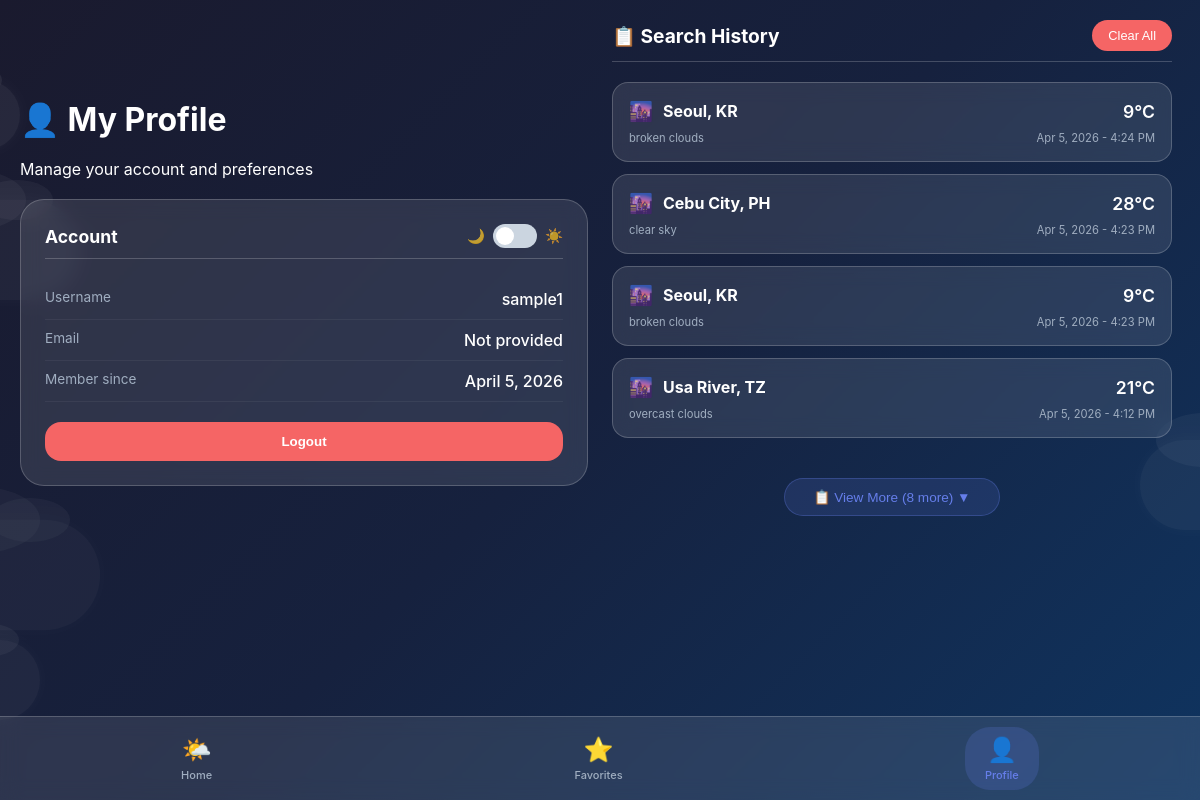
Screenshot of /profile/ (signed in) with the database file from the repository.
### weatherwise/models.py (models this page shows, shortened)
class WeatherSearch(models.Model):
    user = models.ForeignKey(User, on_delete=models.CASCADE, null=True, blank=True)
    city = models.CharField(max_length=100)
    country = models.CharField(max_length=100, blank=True)
    temperature = models.FloatField()
    feels_like = models.FloatField(null=True, blank=True)
    description = models.CharField(max_length=200)
    icon = models.CharField(max_length=10, blank=True)
    humidity = models.IntegerField()
    wind_speed = models.FloatField()
    pressure = models.IntegerField(null=True, blank=True)
    searched_at = models.DateTimeField(auto_now_add=True)
    class Meta:
        ordering = ['-searched_at']
        indexes = [
            models.Index(fields=['user', '-searched_at']),
            models.Index(fields=['city']),
        ]

### weatherwise/views.py (the view)
# urls.py: path('profile/', views.profile_view, name='profile'),
@login_required
def profile_view(request):
    search_history = WeatherSearch.objects.filter(user=request.user)[:20]
    context = {
        'search_history': search_history,
    }
    return render(request, 'weatherwise/profile.html', context)

### weatherwise/templates/weatherwise/profile.html (shortened to what this page needs)
{% extends 'base.html' %}
{% block content %}
<div class="two-column-layout">
    <div class="left-column">
        <div class="sticky-content">
            <h1>👤 My Profile</h1>
                <p>Manage your account and preferences</p>
            <div class="profile-card">
                <div class="card-header">
                    <h3>Account</h3>
                    <div class="theme-switch-wrapper">
                        <span class="theme-icon moon">🌙</span>
                        <label class="theme-switch">
                            <span class="slider"></span>
                        </label>
                        <span class="theme-icon sun">☀️</span>
                    </div>
                </div>
                <div class="account-info">
                    <div class="info-row">
                        <span class="info-label">Username</span>
                        <span class="info-value">{{ user.username }}</span>
                    </div>
                    <div class="info-row">
                        <span class="info-label">Email</span>
                        <span class="info-value">{{ user.email|default:"Not provided" }}</span>
                    </div>
                    <div class="info-row">
                        <span class="info-label">Member since</span>
                        <span class="info-value">{{ user.date_joined|date:"F j, Y" }}</span>
                    </div>
                </div>
                <form method="post" action="{% url 'accounts:logout' %}">
                    <button type="submit" class="logout-btn">Logout</button>
                </form>
            </div>
        </div>
    </div>
    <div class="right-column">
        <div class="history-header">
            <h3>📋 Search History</h3>
            {% if search_history %}
            <form method="post" action="{% url 'weatherwise:clear_history' %}" onsubmit="return confirm('Clear all history?')">
                <button type="submit" class="clear-btn">Clear All</button>
            </form>
            {% endif %}
        </div>
        <div id="searchHistoryContainer">
            {% if search_history %}
                <div class="history-list">
                    {% for search in search_history %}
                    <div class="history-item {% if forloop.counter > 4 %}history-hidden{% endif %}"
                         onclick="window.location.href='/?city={{ search.city }}'">
                        <div class="history-main">
                            <div class="history-city">
                                <span class="history-icon">🌆</span>
                                <strong>{{ search.city }}, {{ search.country }}</strong>
                            </div>
                            <div class="history-temp">{{ search.temperature|floatformat:0 }}°C</div>
                        </div>
                        <div class="history-meta">
                            <span>{{ search.description }}</span>
                            <span>{{ search.searched_at|date:"M j, Y - g:i A" }}</span>
                        </div>
                    </div>
                    {% endfor %}
                </div>
                {% if search_history|length > 4 %}
                <div class="view-more-container">
                    <button id="viewMoreBtn" class="view-more-btn" onclick="toggleHistory()">
                        📋 View More ({{ search_history|length|add:"-4" }} more) ▼
                    </button>
                </div>
                {% endif %}
            {% else %}
                <div class="empty-history">
                    <div class="empty-icon">📭</div>
                    <p>No search history yet</p>
                    <p class="empty-hint">Search for a city to see it here!</p>
                </div>
            {% endif %}
        </div>
    </div>
</div>
{% endblock %}

### templates/base.html (style rules this page uses)
* { margin: 0; padding: 0; box-sizing: border-box; }
:root { --card-bg: rgba(255, 255, 255, 0.1); --text-color: #ffffff; --text-secondary: #a0aec0; --border-color: rgba(255, 255, 255, 0.2); --primary: #667eea; --primary-dark: #5a67d8; --danger: #f56565; --success: #48bb78; }
body { font-family: -apple-system, BlinkMacSystemFont, 'Segoe UI', Roboto, 'Helvetica Neue', sans-serif; color: var(--text-color); min-height: 100vh; padding-bottom: 70px; transition: all 0.3s ease; position: relative; overflow-x: hidden; }
body { background: linear-gradient(135deg, #1a1a2e 0%, #16213e 50%, #0f3460 100%); }

### weatherwise/templates/weatherwise/profile.html (style rules this page uses)
.two-column-layout { display: grid; grid-template-columns: 1fr 1fr; gap: 24px; max-width: 1400px; margin: 0 auto; align-items: start; }
.left-column { position: sticky; top: 100px; height: fit-content; }
.sticky-content { display: flex; flex-direction: column; gap: 20px; }
.profile-card { background: var(--card-bg); backdrop-filter: blur(10px); border-radius: 24px; padding: 24px; border: 1px solid var(--border-color); }
.card-header { display: flex; justify-content: space-between; align-items: center; margin-bottom: 20px; padding-bottom: 10px; border-bottom: 1px solid var(--border-color); }
.card-header h3 { margin: 0; font-size: 1.1rem; }
.theme-switch-wrapper { display: flex; align-items: center; gap: 8px; }
.theme-icon { font-size: 0.9rem; opacity: 0.7; transition: opacity 0.2s; }
.theme-switch { position: relative; display: inline-block; width: 44px; height: 24px; }
.slider { position: absolute; cursor: pointer; top: 0; left: 0; right: 0; bottom: 0; background-color: #cbd5e0; transition: 0.3s; border-radius: 34px; }
.slider:before { position: absolute; content: ""; height: 18px; width: 18px; left: 3px; bottom: 3px; background-color: white; transition: 0.3s; border-radius: 50%; }
.account-info { margin-bottom: 20px; }
.info-row { display: flex; justify-content: space-between; padding: 10px 0; border-bottom: 1px solid rgba(255,255,255,0.05); }
.info-label { font-size: 0.85rem; color: var(--text-secondary); }
.info-value { font-weight: 500; }
.logout-btn { width: 100%; padding: 12px; background: #f56565; color: white; border: none; border-radius: 16px; cursor: pointer; font-weight: 600; transition: all 0.3s; }
.right-column { max-height: calc(100vh - 150px); overflow-y: auto; padding-right: 8px; }
.history-header { display: flex; justify-content: space-between; align-items: center; margin-bottom: 20px; padding-bottom: 10px; border-bottom: 1px solid var(--border-color); }
.history-header h3 { font-size: 1.2rem; margin: 0; }
.clear-btn { background: #f56565; color: white; border: none; padding: 8px 16px; border-radius: 20px; cursor: pointer; font-size: 0.8rem; transition: all 0.2s; }
.history-list { display: flex; flex-direction: column; gap: 12px; }
.history-item { background: var(--card-bg); backdrop-filter: blur(10px); border-radius: 16px; padding: 16px; cursor: pointer; transition: all 0.2s; border: 1px solid var(--border-color); }
.history-main { display: flex; justify-content: space-between; align-items: center; margin-bottom: 8px; }
.history-city { display: flex; align-items: center; gap: 10px; }
.history-icon { font-size: 1.2rem; }
.history-temp { font-size: 1.1rem; font-weight: 600; }
.history-meta { display: flex; justify-content: space-between; font-size: 0.7rem; color: var(--text-secondary); }
.view-more-container { display: flex; justify-content: center; align-items: center; margin-top: 24px; padding-top: 16px; }
.view-more-btn, .view-less-btn { background: rgba(102, 126, 234, 0.15); border: 1px solid rgba(102, 126, 234, 0.3); color: #667eea; cursor: pointer; padding: 10px 28px; font-size: 0.85rem; font-weight: 500; border-radius: 40px; transition: all 0.2s ease; display: inline-flex; align-items: center; gap: 8px; }

### rows the page displays
WeatherSearch: city "Seoul", country "KR", temperature "9", description "broken clouds", searched_at "Apr 5, 2026 - 4:24 PM"
WeatherSearch: city "Cebu City", country "PH", temperature "28", description "clear sky", searched_at "Apr 5, 2026 - 4:23 PM"
WeatherSearch: city "Seoul", country "KR", temperature "9", description "broken clouds", searched_at "Apr 5, 2026 - 4:23 PM"
WeatherSearch: city "Usa River", country "TZ", temperature "21", description "overcast clouds", searched_at "Apr 5, 2026 - 4:12 PM"

### other values shown
{{ user.username }} "sample1"
{{ user.email|default:"Not provided" }} "Not provided"
{{ user.date_joined|date:"F j, Y" }} "April 5, 2026"
{{ search_history|length|add:"-4" }} "8"
